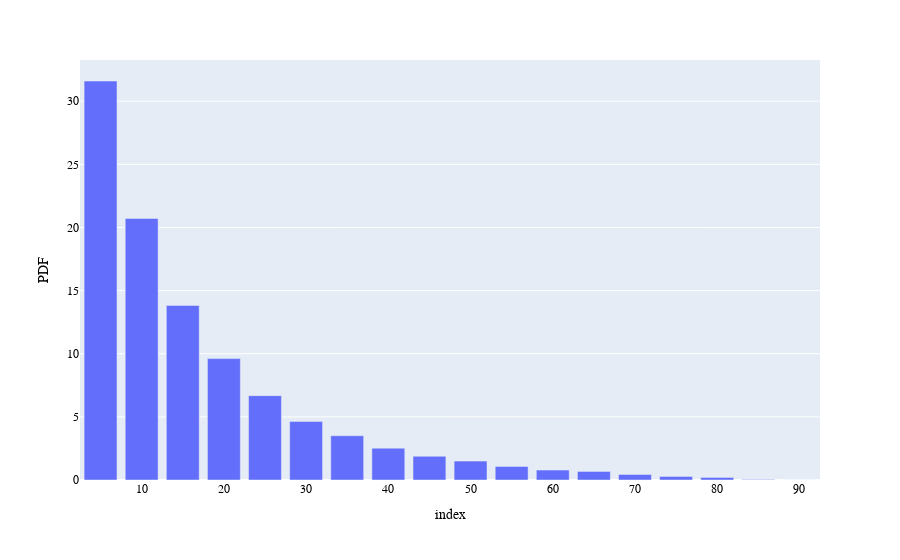

Notebook source saved alongside this figure:
### Markdown cell above
<style>
    h1 {font-family:Times; font-size:20pt}
    h2 {font-family:Times; font-size:18pt}
    h3 {font-family:Times; font-size:16pt}
    p {font-family:Times; font-size:12pt}
    </style>
>
> ## Probability density function of LEO satellite visibility
>
> In this section the probability density function for elevation angle will be calculated $P(\theta)$

### Code cell
stp = 5
bins = np.arange(5,91,stp)

stat = pd.DataFrame(index=bins)

for bin in bins:
    ind  = np.logical_and( bin <= df['EL'] , df['EL'] < bin+stp)

    el = df.loc[ind,'EL']

    stat.loc[bin,'PDF'] = np.size(el)/np.size(ind)

stat['PDF'] = stat['PDF']/stat['PDF'].sum() * 100
# stat['PDF'] = stat['PDF']/1 * 100

fig = px.bar(stat, y='PDF')

fig.update_layout(font_family="FreeSerif",
                font_color="black")

fig.show()

### Figure 1 — Plotly figure (JSON) as saved in the notebook; plotly's stock layout.template omitted (floating-point values rounded to 4 significant figures)
{"data": [{"alignmentgroup": "True", "hovertemplate": "index=%{x}<br>PDF=%{y}<extra></extra>", "legendgroup": "", "marker": {"color": "#636efa", "pattern": {"shape": ""}}, "name": "", "offsetgroup": "", "orientation": "v", "showlegend": false, "textposition": "auto", "type": "bar", "x": [5, 10, 15, 20, 25, 30, 35, 40, 45, 50, 55, 60, 65, 70, 75, 80, 85, 90], "xaxis": "x", "y": [31.6, 20.71, 13.82, 9.615, 6.681, 4.642, 3.506, 2.522, 1.878, 1.496, 1.077, 0.7885, 0.6825, 0.4366, 0.284, 0.2077, 0.04663, 0], "yaxis": "y"}], "layout": {"barmode": "relative", "font": {"color": "black", "family": "FreeSerif"}, "legend": {"tracegroupgap": 0}, "margin": {"t": 60}, "xaxis": {"anchor": "y", "domain": [0, 1], "title": {"text": "index"}}, "yaxis": {"anchor": "x", "domain": [0, 1], "title": {"text": "PDF"}}}}
